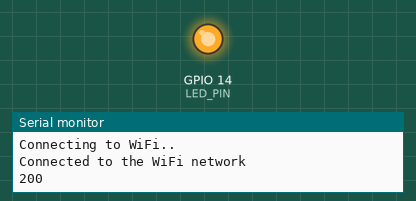
This program was run on a simulated ESP32. Shown: output pins drawn as LEDs (lit = HIGH), the last lines printed to the serial monitor. WiFi joins after 1.5 s; servers stay silent unless stated; uploads are accepted with an empty reply.

Above: at 7.6 s.
At 10.8 s:
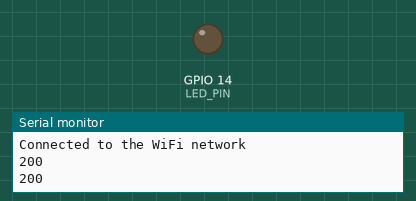
Timing chart, 0 to 14.3 s (numbered marks = the images above):
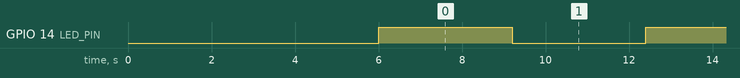

The program:

main.cpp
```cpp
#include <Arduino.h>

#include <WiFi.h>
#include <HTTPClient.h>
#include <string.h>

const char* ssid = "Rhino";
const char* password =  "Creative007";
int LED_PIN = 14;
int LEDState = 0;         // current state of the led

void setup() {
  Serial.begin(115200);

  pinMode (LED_PIN, OUTPUT);

  delay(4000);   //Delay needed before calling the WiFi.begin

  WiFi.begin(ssid, password);

  while (WiFi.status() != WL_CONNECTED) { //Check for the connection
    delay(1000);
    Serial.println("Connecting to WiFi..");
  }

  Serial.println("Connected to the WiFi network");

}

void loop() {

 if(WiFi.status()== WL_CONNECTED){   //Check WiFi connection status

   HTTPClient http;

   http.begin("http://jsonplaceholder.typicode.com/posts");  //Specify destination for HTTP request
   http.addHeader("Content-Type", "text/plain");             //Specify content-type header

    // Toggle LED
  if (LEDState == LOW) {
     digitalWrite(LED_PIN, HIGH);
     LEDState = HIGH;
     }else{
        digitalWrite(LED_PIN, LOW);
             LEDState = LOW;
     }

   int httpResponseCode = http.POST("POSTING from ESP32 - " + String(LEDState));   //Send the LED State

   if(httpResponseCode>0){

    String response = http.getString();                       //Get the response to the request

    Serial.println(httpResponseCode);   //Print return code
    Serial.println(response);           //Print request answer

   }else{

    Serial.print("Error on sending POST: ");
    Serial.println(httpResponseCode);

   }

   http.end();  //Free resources

 }else{

    Serial.println("Error in WiFi connection");

 }

  delay(3000);  //Send a request every 3 seconds

}
```

Measured:
- by itself, GPIO 14 (LED_PIN): alternates HIGH for 3.2 s and LOW for 3.2 s
